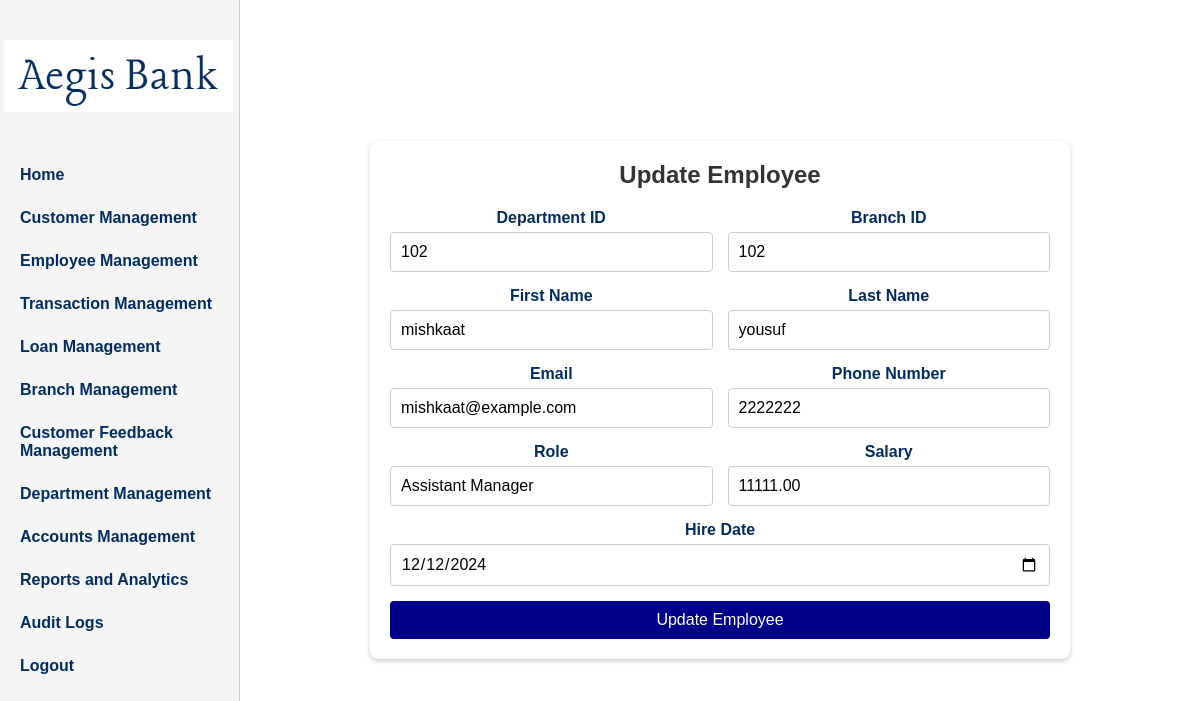
/adminpages/EmployeeManagement/update_emp.php?employeeID=1235 (signed in), run on the app's committed database.
### tables this page shows
CREATE TABLE `employee` (
  `employeeID` int(11) NOT NULL,
  `departmentID` int(11) DEFAULT NULL,
  `branchID` int(11) DEFAULT NULL,
  `firstName` varchar(50) NOT NULL,
  `lastName` varchar(50) NOT NULL,
  `email` varchar(100) NOT NULL,
  `phoneNumber` varchar(15) DEFAULT NULL,
  `role` varchar(50) NOT NULL,
  `salary` decimal(10,2) NOT NULL,
  `hireDate` date NOT NULL
);

### adminpages/EmployeeManagement/update_emp.php (the view, shortened to what this page needs)
<?php
include '../../connection.php';
$employeeID = isset($_GET['employeeID']) ? mysqli_real_escape_string($conn, $_GET['employeeID']) : '';
$employee = null;
if ($employeeID) {
    $result = mysqli_query($conn, "SELECT * FROM employee WHERE employeeID = '$employeeID'");
    if ($result) {
        $employee = mysqli_fetch_assoc($result);
    } else {
        $message = "Error fetching employee details: " . mysqli_error($conn);
    }
}
?>
<!DOCTYPE html>
<html lang="en">
<head>
    <link rel="stylesheet" href="../../css/adminpages.css">
</head>
<body>
    <div id="main">
    <header class="header">
            <div id="logo" style="padding-top: 20px;">
                <img src="../../logo.png" alt="Bank Logo">
            </div>
            <nav class="nav-links">
                <a href="../adminhome.php">Home</a>
                <a href="../manage_users.php">Customer Management</a>
                <a href="../manage_employees.php">Employee Management</a>
                <a href="../manage_transaction.php">Transaction Management</a>
                <a href="../manage_loan.php">Loan Management</a>
                <a href="../manage_branch.php">Branch Management</a>
                <a href="../manage_support.php">Customer Feedback Management</a>
                <a href="../manage_department.php">Department Management</a>
                <a href="../manage_account.php">Accounts Management</a>
                <a href="../manage_reports.php">Reports and Analytics</a>
                <a href="../manage_audit_logs.php">Audit Logs</a>
                <a href="../admin_logout.php">Logout</a>
            </nav>
        </header>
        <div class="user-info">
            <div class="card">
                <h2>Update Employee</h2>
                <?php if ($employee): ?>
                <form class="form" method="POST" action="">
                    <div>
                        <label for="departmentID">Department ID</label>
                        <input type="text" id= "departmentID" name="departmentID" value="<?= htmlspecialchars($employee['departmentID']); ?>">
                    </div>
                    <div>
                        <label for="branchID">Branch ID</label>
                        <input type="text" id= "branchID" name="branchID" value="<?= htmlspecialchars($employee['branchID']); ?>">
                    </div>
                    <div>
                        <label for="fname">First Name</label>
                        <input type="text" id="fname" name="fname" value="<?= htmlspecialchars($employee['firstName']); ?>" required>
                    </div>
                    <div>
                        <label for="lname">Last Name</label>
                        <input type="text" id="lname" name="lname" value="<?= htmlspecialchars($employee['lastName']); ?>" required>
                    </div>
                    <div>
                        <label for="email">Email</label>
                        <input type="email" id="email" name="email" value="<?= htmlspecialchars($employee['email']); ?>" required>
                    </div>
                    <div>
                        <label for="phone">Phone Number</label>
                        <input type="number" id="phone" name="phone" value="<?= htmlspecialchars($employee['phoneNumber']); ?>" required>
                    </div>
                    <div>
                        <label for="role">Role</label>
                        <input type="text" id="role" name="role" value="<?= htmlspecialchars($employee['role']); ?>" required>
                    </div>
                    <div>
                        <label for="Salary">Salary</label>
                        <input type="number" id="Salary" name="Salary" value="<?= htmlspecialchars($employee['salary']); ?>" required>
                    </div>
                    <div>
                        <label for="hdate">Hire Date</label>
                        <input type="date" id="hdate" name="hdate" value="<?= htmlspecialchars($employee['hireDate']); ?>" required>
                    </div>
                    <button type="submit" name="update">Update Employee</button>
                </form>
                <?php else: ?>
                    <p class="message">No employee found.</p>
                <?php endif; ?>
            </div>
        </div>
    </div>
</body>
</html>

### css/adminpages.css (style rules this page uses)
* { margin: 0; padding: 0; box-sizing: border-box; font-family: 'Gill Sans', sans-serif; }
html, body { height: 100%; width: 100%; }
#main { height: 100%; width: 100%; display: flex; background-color: whitesmoke; }
.header { height: 100%; width: 20%; background-color: whitesmoke; display: flex; flex-direction: column; align-items: center; padding-top: 20px; border-right: 1px solid #ccc; }
#logo { width: 96%; text-align: center; margin-bottom: 20px; }
#logo img { width: 100%; height: auto; object-fit: contain; }
.nav-links { display: flex; flex-direction: column; align-items: flex-start; gap: 25px; margin-top: 20px; padding-left: 20px; padding-top: 10px; }
.nav-links a { color: #032D60; font-weight: bold; text-decoration: none; font-size: 16px; text-align: left; }
.user-info { flex: 1; background-color: white; display: flex; flex-direction: column; justify-content: center; align-items: center; text-align: center; color: #032D60; padding: 40px; }

### adminpages/EmployeeManagement/update_emp.php (style rules this page uses)
body { font-family: Arial, sans-serif; background-color: #f4f4f9; margin: 0; padding: 0; }
.card { max-width: 700px; margin: 50px auto; background: #fff; padding: 20px; box-shadow: 0 2px 5px rgba(0, 0, 0, 0.2); border-radius: 8px; }
.card h2 { margin-bottom: 20px; font-size: 24px; color: #333; text-align: center; }
.form { display: flex; flex-wrap: wrap; gap: 15px; }
.form div { flex: 1 1 calc(50% - 15px); }
.form label { display: block; font-weight: bold; margin-bottom: 5px; }
.form input { width: 100%; padding: 10px; font-size: 16px; border: 1px solid #ccc; border-radius: 4px; }
.form button { width: 100%; padding: 10px; font-size: 16px; background-color: darkblue; color: #fff; border: none; border-radius: 4px; cursor: pointer; }

### data on the page
employee: departmentID "102", branchID "102", fname "mishkaat", lname "yousuf", email "mishkaat@example.com", phone "2222222", role "Assistant Manager", Salary "11111.00", hdate "12/12/2024"
